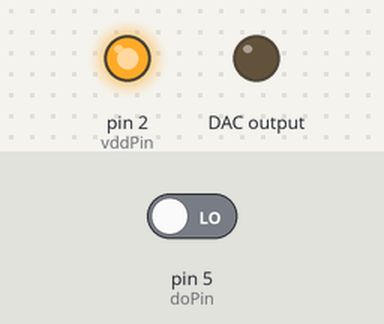
Simulated run of this sketch. Board: Arduino Uno, built with avr-gcc and run on an emulated ATmega328P. Parts: output pins drawn as LEDs (lit = HIGH). Wiring (inferred from the names in the program): MCP4725 DAC at I2C address 0x60. The test bench sets the inputs (shaded band); at power-on: pin 5 (doPin) LOW. Pins used as bus, display or sensor lines are not drawn; what the sketch prints to the serial monitor is not drawn.

Above: at 1.2 s.
1.3 s: pin 5 (doPin) driven HIGH
At 1.9 s:
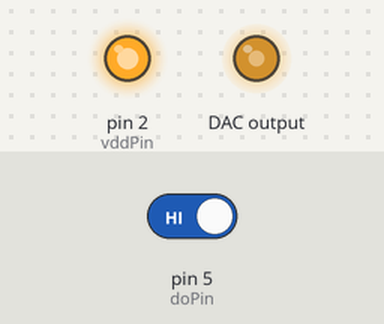
Timing chart, 0 to 4.3 s (numbered marks = the images above; inputs shaded):
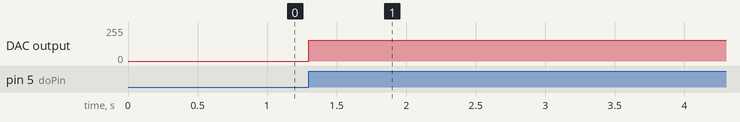

The sketch:

arm_encoder_dac.ino
```cpp
/**
 * DAC for the Arm Encoder - xieo
 * Outputs 0-2v to represent reotational position.
 */

#include <Wire.h> // For I2C

#define MCP4725_ADDR 0x60

int vddPin = 2; // VDD for the encoder
int csPin = 3; // Chip select pin - output to request bits
int clkPin = 4; // Serial Clock pin - switch to indicate next bit
int doPin = 5; // Serial Data output pin - the current bit

int maxPosVal = 1023; // Max digital position
int maxOutVal = 4095; // Max digital to DAC val (5v)

void setup() {
  pinMode(vddPin, OUTPUT);
  pinMode(csPin, OUTPUT);
  pinMode(clkPin, OUTPUT);
  pinMode(doPin, INPUT);

  // Set vcc to encoder to 5v
  digitalWrite(vddPin, HIGH);

  // Set Chip Select and Clock to high - block input
  digitalWrite(csPin, HIGH);
  digitalWrite(clkPin, HIGH);

  Wire.begin(); // For DAC
  Serial.begin(115200);
}

void loop() {
  int val = 0; // Current positional value of the encoder
  int out = 0; // Current output value to the DAC
  int i = 0; // Index of the bin (0 = least significant bit, first bit)

  // Activate Data Output and wait 1 microseconds (min 100 ns)
  digitalWrite(csPin, LOW);
  delayMicroseconds(1);

  // Read in the 10 bits
  for(i = 0; i < 10; i++) {
    // Clock falling edge, wait for return for data ready to be output
    digitalWrite(clkPin, LOW);
    delayMicroseconds(1); // Wait 1 microseconds (min 500 ns)

    // Clock back to High, wait until data output is valid
    digitalWrite(clkPin, HIGH);
    delayMicroseconds(1); // Wait 1 micrseconds (min 375 ns)

    // Read pin
    boolean bitValue = digitalRead(doPin);
    val = (val << 1) | bitValue;
  }
  // Reset loop, wait 1 micrcroseconds for tristate (min 100 ns)
  digitalWrite(csPin, HIGH);

  // Map scale 1024 to 4096;
  out = val << 2;
  out = (int) ((out << 1) / 3.3);
  Serial.println(out);

  Wire.beginTransmission(MCP4725_ADDR);
  Wire.write(64);                     // cmd to update the DAC
  Wire.write(out >> 4);        // the 8 most significant bits...
  Wire.write((out & 15) << 4); // the 4 least significant bits...
  Wire.endTransmission();

  delayMicroseconds(1);
}
```

Measured:
- after the input at 1.3 s, DAC output: 0/255 → 155/255 at once
